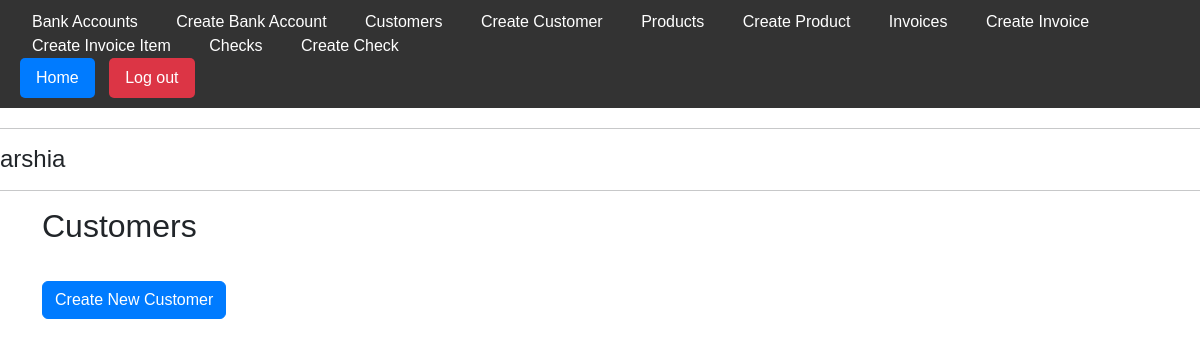
/customers/ (signed in), run on an earlier commit of the app's database.
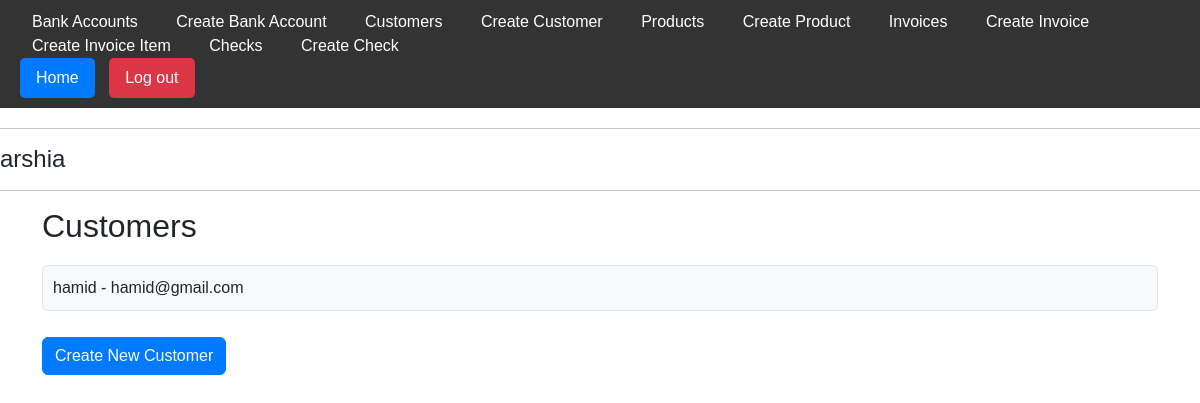
And on a later commit of the database.
### app/models.py (models this page shows, shortened)
class Customer(models.Model):
    user = models.ForeignKey(User, on_delete=models.CASCADE, null=True, blank=True)
    name = models.CharField(max_length=100)
    email = models.EmailField()

### app/views.py (the view)
# urls.py: path('customers/', CustomerListView.as_view(), name='customer-list'),
class CustomerListView(LoginRequiredMixin, ListView):
    model = Customer
    template_name = 'app/customer_list.html'
    def get_queryset(self):
        return Customer.objects.filter(user=self.request.user)

### app/templates/app/customer_list.html
{% extends 'app/base.html' %}
{% load static %}
{% block extra_css %}
  <link rel="stylesheet" type="text/css" href="{% static 'css/customer_list.css' %}">
{% endblock %}
{% block content %}
  <div class="container">
    <h2>Customers</h2>
    <ul class="list-group">
      {% for customer in object_list %}
        <li class="list-group-item">{{ customer.name }} - {{ customer.email }}</li>
      {% endfor %}
    </ul>
    <a href="{% url 'customer-create' %}" class="btn btn-primary mt-3">Create New Customer</a>
  </div>
{% endblock %}

### app/templates/app/base.html (shortened to what this page needs)
{% load custom_filters %}
<!DOCTYPE html>
<html>
<head>
    <link href="https://cdn.jsdelivr.net/npm/bootstrap@5.3.0-alpha1/dist/css/bootstrap.min.css" rel="stylesheet">
    {% load static %}
    <link rel="stylesheet" type="text/css" href="{% static 'css/base.css' %}">
    {% block extra_css %}
    {% endblock %}
</head>
<body>
    <header>
        <nav>
            <ul class="nav-menu">
                <li><a href="{% url 'bankaccount-list' %}">Bank Accounts</a></li>
                <li><a href="{% url 'bankaccount-create' %}">Create Bank Account</a></li>
                <li><a href="{% url 'customer-list' %}">Customers</a></li>
                <li><a href="{% url 'customer-create' %}">Create Customer</a></li>
                <li><a href="{% url 'product-list' %}">Products</a></li>
                <li><a href="{% url 'product-create' %}">Create Product</a></li>
                <li><a href="{% url 'invoice-list' %}">Invoices</a></li>
                <li><a href="{% url 'invoice-create' %}">Create Invoice</a></li>
                <li><a href="{% url 'invoiceitem-create' %}">Create Invoice Item</a></li>
                <li><a href="{% url 'check-list' %}">Checks</a></li>
                <li><a href="{% url 'check-create' %}">Create Check</a></li>
            </ul>
        </nav>
        <div>
            <button onclick="window.location.href='/'">Home</button>
            <form method="post" action="{% url 'logout' %}" style="display:inline;">
                <button type="submit" class="logout">Log out</button>
            </form>
        </div>
    </header>
    <hr>
    {% if request.user.is_authenticated %}
        <h1 class="username">{{request.user}}</h1>
    {% else %}
        <a href="{% url 'login' %}">Login</a>
    {% endif %}
    <hr>
    {% block content %}{% endblock %}
</body>
</html>

### app/static/css/base.css (style rules this page uses)
body, html { margin: 0; padding: 0; font-family: Arial, sans-serif; }
header { background-color: #333; color: #fff; padding: 10px 20px; margin-bottom: 20px; }
.nav-menu { list-style-type: none; padding: 0; margin: 0; }
.nav-menu li { display: inline-block; margin-right: 10px; }
.nav-menu li a { text-decoration: none; color: #fff; padding: 8px 12px; border-radius: 5px; transition: background-color 0.3s ease; }
button { background-color: #007bff; color: #fff; padding: 8px 16px; border: none; cursor: pointer; border-radius: 5px; margin-right: 10px; }
form { display: inline; }
.logout { background-color: #dc3545; }
.username { font-size: 24px; margin-top: 10px; }
a { color: #007bff; text-decoration: none; }

### app/static/css/customer_list.css (style rules this page uses)
.list-group { margin-top: 20px; }
.list-group-item { background-color: #f8f9fa; border: 1px solid #dee2e6; margin-bottom: 10px; padding: 10px; transition: background-color 0.3s ease, transform 0.3s ease; }
.btn-primary { background-color: #007bff; border-color: #007bff; }

What changed in the data, as far as the page shows it:
added Customer: name "hamid", email "hamid@gmail.com"
